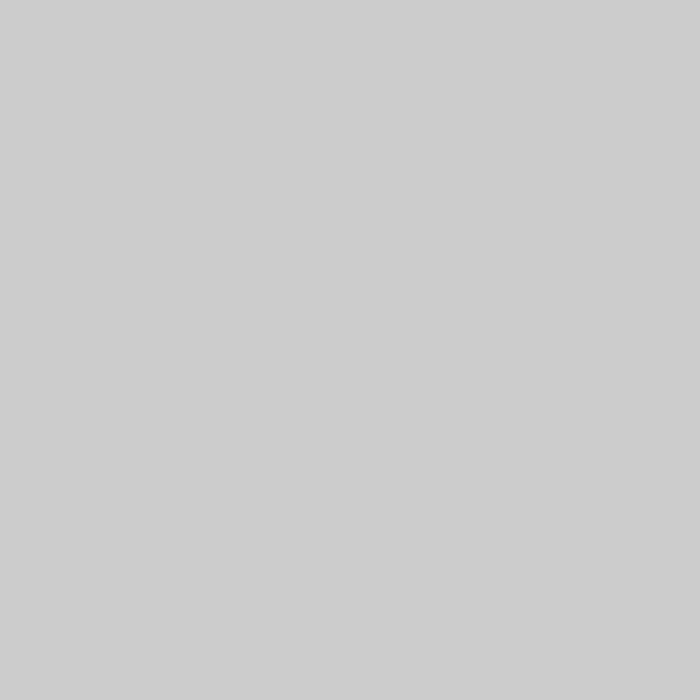
Frame 1 (no input)
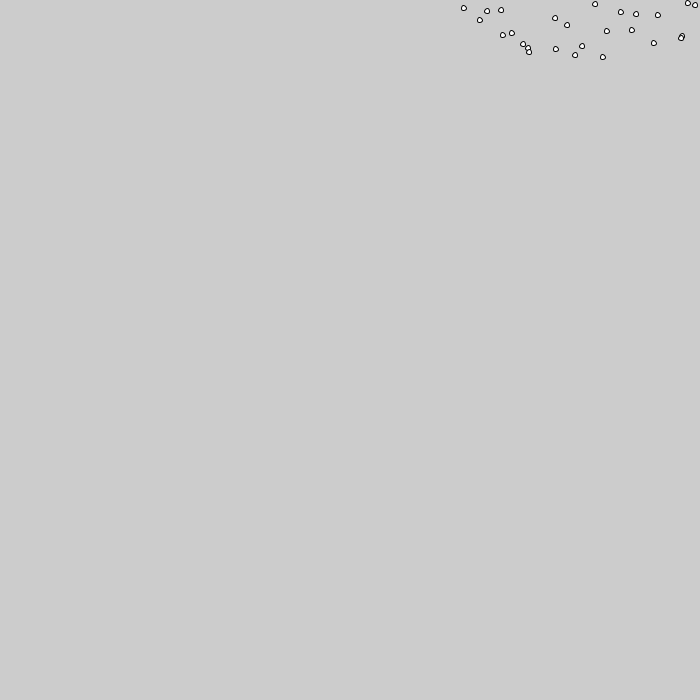
Frame 60 (the mouse pressed at the canvas centre just before this capture)
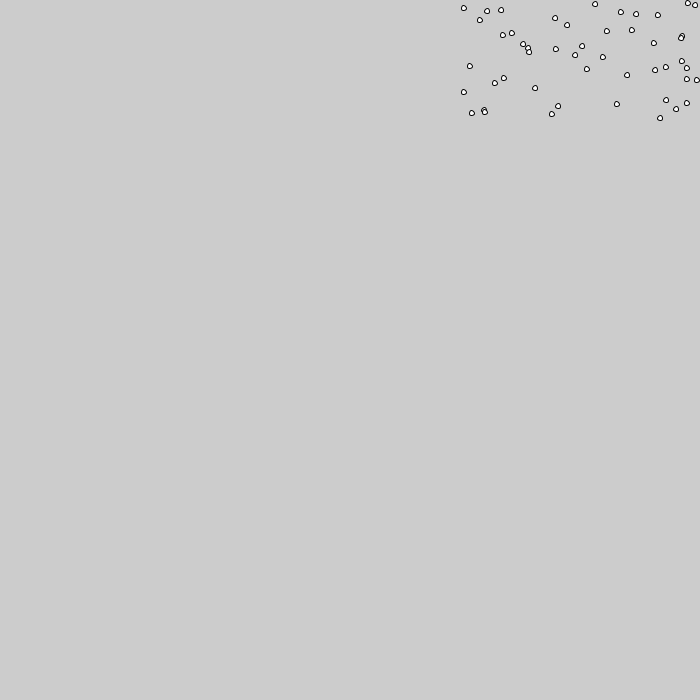
Frame 120 (the mouse held since frame 60 and released just before this capture)

The Processing sketch that drew these frames (run headless with seeded random() and noise(); from frame 60 on, the mouse is pressed at the canvas centre):

// Processing sketch: ColorRain
// ── ColorRain.pde
/* 
  Name:Flynn Lundeen
  Date:9/7/17
  Sketch Name:__________
  Description:___________________________________________
  ___________________________________________
  ___________________________________________
 */
 
 int amount;
// amount = 1;
 
raindrop [] droplet = new raindrop [1];

void setup() {
  size(700, 700);
      for (int i = 0; 1> i; i++) {
    droplet[i] = new raindrop(random(700), 1);
  }
}

void draw() {
    for (int  i = 0; 1 > i; i++) {
    droplet[i].update();
  }
  amount = amount +1;
}

class raindrop {
  float ypos;
  float offset;
  float fallSpeed;
  raindrop (float x, float y){
  fallSpeed = y;
  offset = x;
  }
  void update() {
    int randomD;
    randomD = int(random(-1,1));
    ellipse(random(0,700)+offset, ypos, 5,5);
    if (randomD == -1) {
    offset = offset - 0.25;
    }
    if (randomD == 1) {
    offset = offset + 0.25;
    }
    ypos = ypos +1;
    if (ypos < 700) {
     // ypos = 0;
    }
    }
  }
